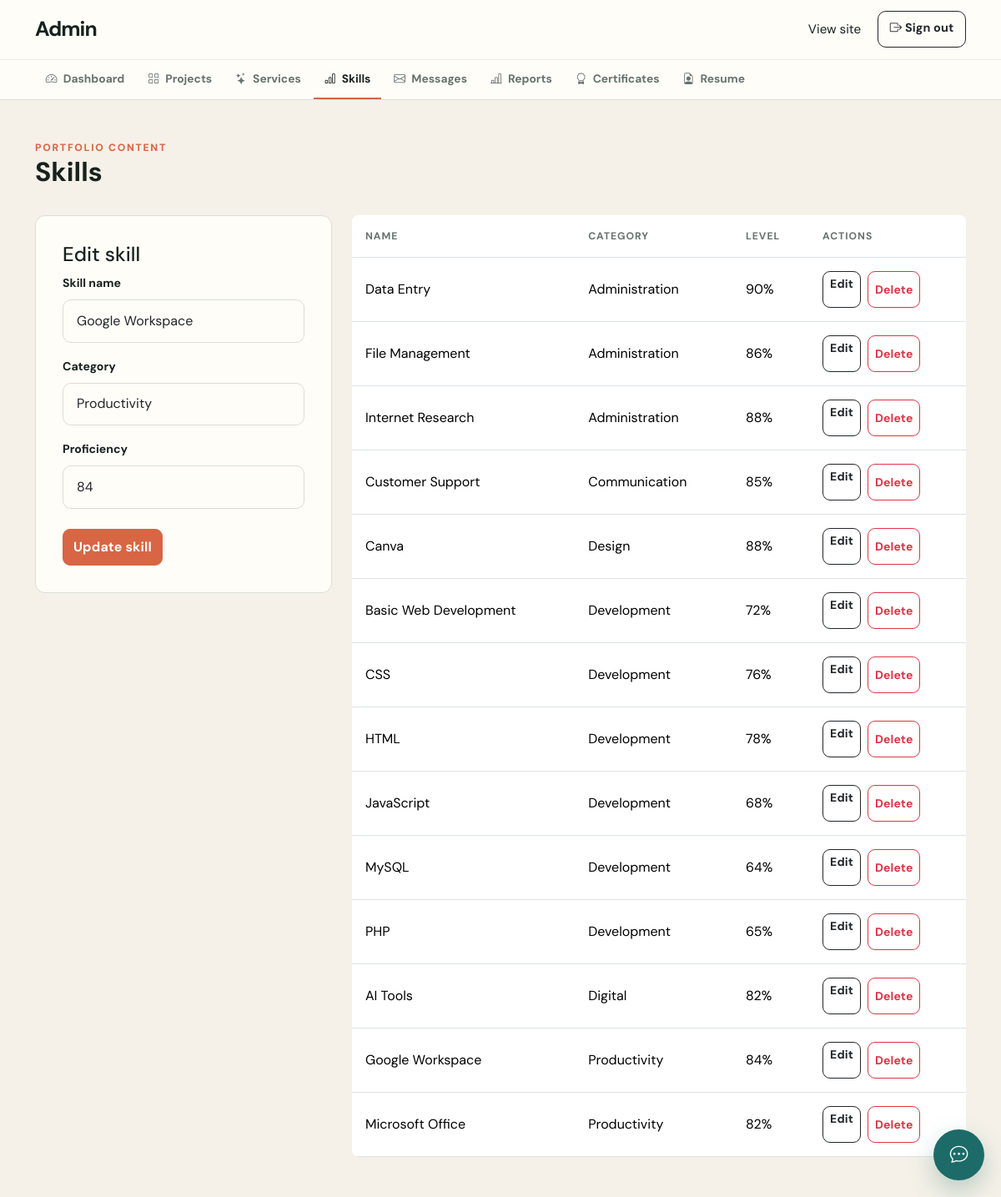
The page /admin/skills.php?edit=2 (signed in) on the database its author committed.
### tables this page shows
CREATE TABLE IF NOT EXISTS skills (id INT UNSIGNED AUTO_INCREMENT PRIMARY KEY, name VARCHAR(100) NOT NULL, category VARCHAR(100) NOT NULL, proficiency TINYINT UNSIGNED NOT NULL DEFAULT 70, created_at TIMESTAMP DEFAULT CURRENT_TIMESTAMP);

### includes/functions.php (called while the page is built, shortened)
<?php
function e($value): string
{
    return htmlspecialchars((string) $value, ENT_QUOTES, 'UTF-8');
}

### admin/skills.php (the view, shortened to what this page needs)
<?php
require_once __DIR__ . '/../config/database.php';
require_once __DIR__ . '/../includes/functions.php';
$editSkill = null;
if (isset($_GET['edit'])) {
    $statement = $pdo->prepare('SELECT * FROM skills WHERE id = ?');
    $statement->execute([(int) $_GET['edit']]);
    $editSkill = $statement->fetch();
}
$skills = $pdo->query(
    'SELECT * FROM skills ORDER BY category, name'
)->fetchAll();
require __DIR__ . '/includes/header.php';
?>
<div class="admin-page-header mb-4">
    <div>
        <div class="section-kicker">Portfolio content</div>
        <h1 class="h2 fw-bold">Skills</h1>
    </div>
</div>
<div class="row g-4">
    <div class="col-lg-4">
        <section class="soft-panel">
            <h2 class="h4">
                <?= $editSkill ? 'Edit' : 'Add' ?> skill
            </h2>
            <form method="post">
                <div class="mb-3">
                    <label class="form-label" for="name">Skill name</label>
                    <input
                        class="form-control"
                        id="name"
                        name="name"
                        value="<?= e($editSkill['name'] ?? '') ?>"
                        required
                    >
                </div>
                <div class="mb-3">
                    <label class="form-label" for="category">Category</label>
                    <input
                        class="form-control"
                        id="category"
                        name="category"
                        value="<?= e($editSkill['category'] ?? '') ?>"
                        required
                    >
                </div>
                <div class="mb-4">
                    <label class="form-label" for="proficiency">Proficiency</label>
                    <input
                        class="form-control"
                        id="proficiency"
                        type="number"
                        name="proficiency"
                        min="0"
                        max="100"
                        value="<?= e($editSkill['proficiency'] ?? '') ?>"
                        required
                    >
                </div>
                <button class="btn btn-primary" type="submit">
                    <?= $editSkill ? 'Update' : 'Add' ?> skill
                </button>
            </form>
        </section>
    </div>
    <div class="col-lg-8">
        <div class="table-responsive bg-white rounded-3">
            <table class="table admin-table">
                <thead>
                    <tr>
                        <th scope="col">Name</th>
                        <th scope="col">Category</th>
                        <th scope="col">Level</th>
                        <th scope="col">Actions</th>
                    </tr>
                </thead>
                <tbody>
                    <?php foreach ($skills as $skill): ?>
                        <tr>
                            <td><?= e($skill['name']) ?></td>
                            <td><?= e($skill['category']) ?></td>
                            <td><?= (int) $skill['proficiency'] ?>%</td>
                            <td>
                                <div class="d-flex flex-wrap gap-2">
                                    <a
                                        href="?edit=<?= (int) $skill['id'] ?>"
                                        class="btn btn-sm btn-outline-dark"
                                    >
                                        Edit
                                    </a>
                                    <form method="post">
                                        <button
                                            class="btn btn-sm btn-outline-danger"
                                            name="delete"
                                            type="submit"
                                            data-confirm="Delete this skill?"
                                        >
                                            Delete
                                        </button>
                                    </form>
                                </div>
                            </td>
                        </tr>
                    <?php endforeach; ?>
                </tbody>
            </table>
        </div>
    </div>
</div>
<?php require __DIR__ . '/includes/footer.php'; ?>

### assets/css/style.css (style rules this page uses)
:root { --ink: #17221f; --muted: #66736d; --cream: #f5f1e8; --paper: #fffdf8; --accent: #d86543; --accent-dark: #b94f32; --teal: #1c6b68; --teal-soft: #e5f0ec; --line: #d9ded7; --shadow: 0 14px 34px rgba(23, 34, 31, .07); --shadow-soft: 0 4px 18px rgba(23, 34, 31, .035); --radius: 12px; }
* { box-sizing: border-box; }
html { scroll-behavior: smooth; }
body { margin: 0; color: var(--ink); background: var(--cream); font-family: 'DM Sans', ui-sans-serif, system-ui, sans-serif; line-height: 1.55; overflow-x: hidden; }
a { color: inherit; }
.nav-link, .btn, .social-links a, .service-card, .project-card, .skill-card { transition: color .2s ease, background-color .2s ease, border-color .2s ease, transform .2s ease, box-shadow .2s ease; }
.btn { min-height: 44px; border-radius: 9px; font-weight: 700; letter-spacing: .01em; }
.btn-primary { background: var(--accent); border-color: var(--accent); }
.eyebrow, .section-kicker { color: var(--teal); font-size: .76rem; font-weight: 800; letter-spacing: .14em; text-transform: uppercase; }
.section-kicker { color: var(--accent); }
section { padding: 4.5rem 0; }
.soft-panel, .service-card, .project-card, .timeline-card, .certificate-card, .skill-card { background: var(--paper); border: 1px solid var(--line); border-radius: var(--radius); box-shadow: var(--shadow-soft); }
.soft-panel { box-shadow: none; }
h1, h2, h3, h4, h5, h6, .section-title, .display-title, .resume-name { font-family: 'DM Sans', ui-sans-serif, system-ui, sans-serif; }
.soft-panel { padding: 2rem; }
.form-control, .form-select { min-height: 48px; padding: .8rem 1rem; border: 1px solid var(--line); border-radius: 10px; background: var(--paper); transition: border-color .2s ease, box-shadow .2s ease, background-color .2s ease; }
.form-label { color: var(--ink); font-size: .88rem; font-weight: 700; }
.form-control::placeholder { color: #99a39e; }
.admin-page-header { display: flex; align-items: end; justify-content: space-between; gap: 1.5rem; }
.admin-page-header { display: flex; align-items: flex-end; justify-content: space-between; gap: 2rem; }
.admin-table { min-width: 640px; margin-bottom: 0; }
.admin-table th { color: var(--muted); font-size: .76rem; letter-spacing: .08em; text-transform: uppercase; }
.admin-table td, .admin-table th { padding: 1rem; vertical-align: middle; }
.admin-table tbody tr { transition: background-color .2s ease; }

### rows shown on the page
skills: name "Google Workspace", category "Productivity", proficiency "84"
skills: name "Data Entry", category "Administration", proficiency "90"
skills: name "File Management", category "Administration", proficiency "86"
skills: name "Internet Research", category "Administration", proficiency "88"
skills: name "Customer Support", category "Communication", proficiency "85"
skills: name "Canva", category "Design", proficiency "88"
skills: name "Basic Web Development", category "Development", proficiency "72"
skills: name "CSS", category "Development", proficiency "76"
skills: name "HTML", category "Development", proficiency "78"
skills: name "JavaScript", category "Development", proficiency "68"
skills: name "MySQL", category "Development", proficiency "64"
skills: name "PHP", category "Development", proficiency "65"
skills: name "AI Tools", category "Digital", proficiency "82"
skills: name "Microsoft Office", category "Productivity", proficiency "82"

### other values the page prints
$navigationItem['label'] "Dashboard"
$navigationItem['label'] "Projects"
$navigationItem['label'] "Services"
$navigationItem['label'] "Skills"
$navigationItem['label'] "Messages"
$navigationItem['label'] "Reports"
$navigationItem['label'] "Certificates"
$navigationItem['label'] "Resume"
